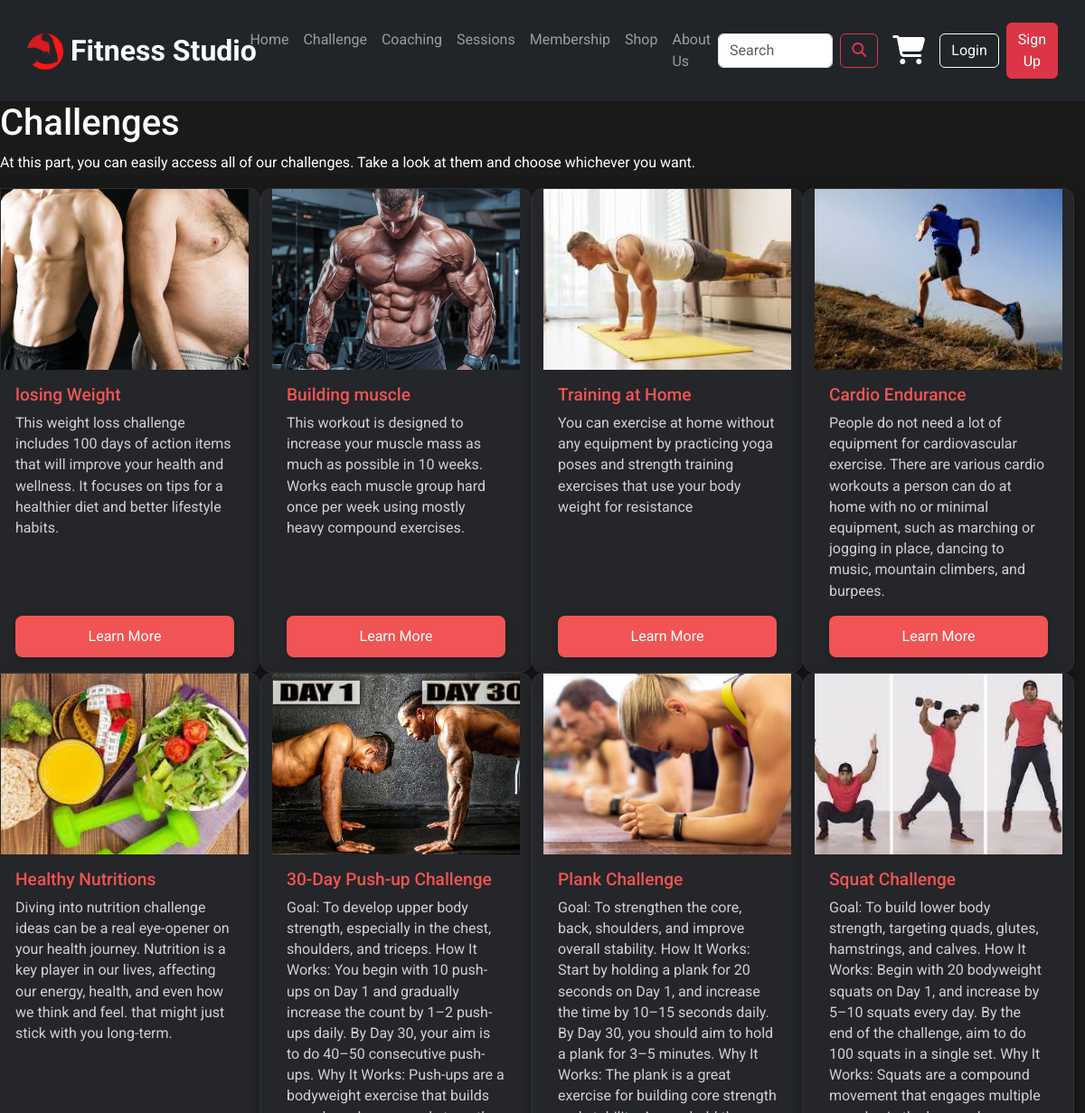
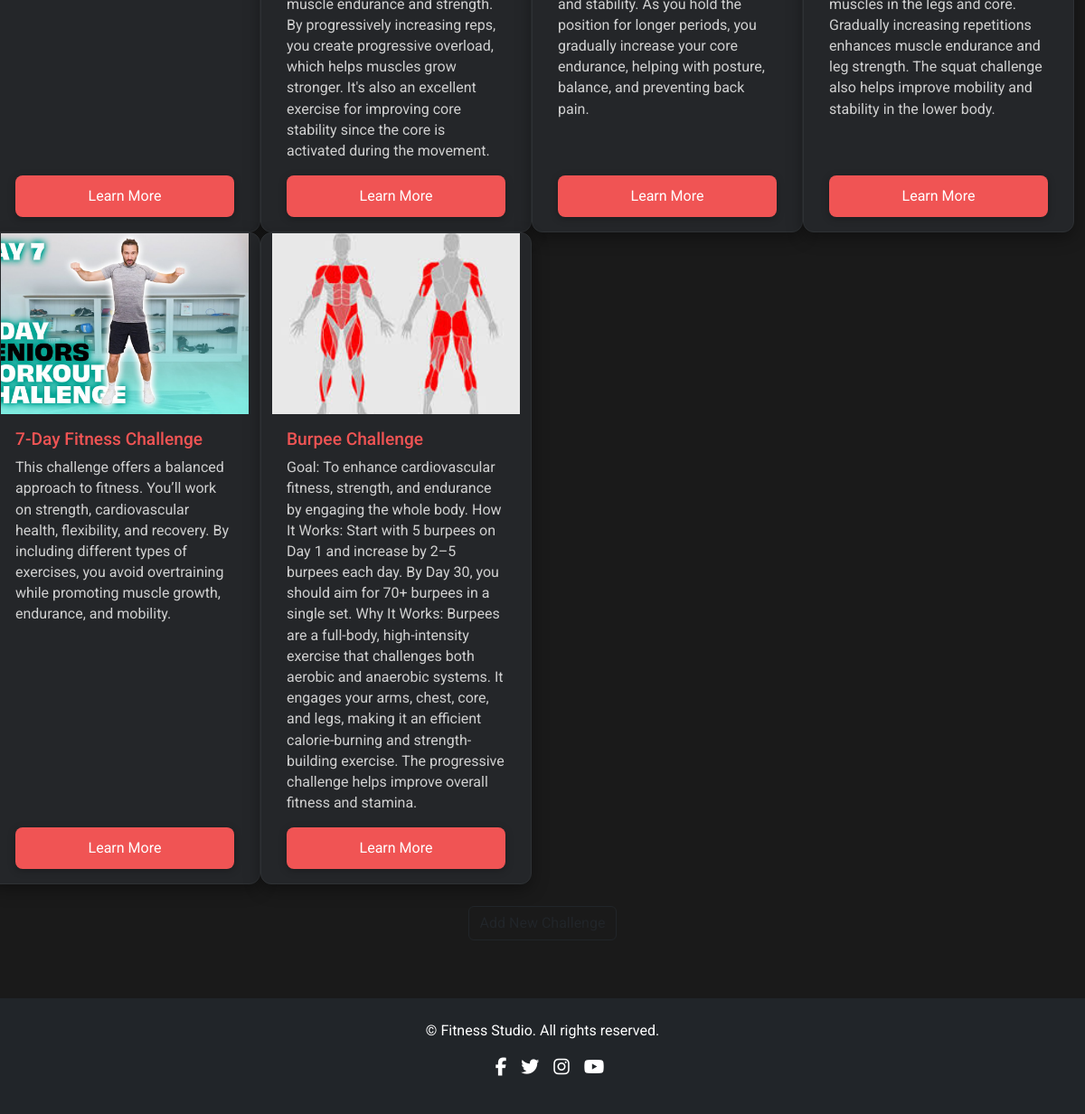
The app's page /challenge/ with its own data (2 pictures, top to bottom).
### Fitness/models.py (models this page shows, shortened)
class Challenge(models.Model):
    c_id = models.AutoField(primary_key=True)  # Ensure unique ID is auto-generated
    title = models.CharField(max_length=100)
    description = models.TextField()  # Short description for the challenge
    details = models.TextField(null=True, blank=True)
    image = models.ImageField(upload_to='Challenge_image/', blank=True, null=True)

### Fitness/views.py (the view)
# urls.py: path('challenge/', f_views.challenges, name='challenge'),
def challenges(request):
    challenges = Challenge.objects.all()
    context = {
        'challenge': challenges
    }
    return render(request, template_name='Fitness/challenge.html', context= context)

### templates/Fitness/challenge.html
{% extends 'base.html' %}
{% load static %}
{% block content %}
<link rel="stylesheet" href="{% static 'challenge.css' %}">
<body3>
    <h1>Challenges</h1>
    <p>At this part, you can easily access all of our challenges. Take a look at them and choose whichever you want.</p>
     <div class="row">
        {% for challenge in challenge %}
        <div class="challenge-card">
            {% if challenge.image %}
                <img src="{{ challenge.image.url }}" class="card-img-top" alt="{{ challenge.title }}" style="width: 100%; height: 200px; object-fit: cover;">
                {% else %}
                <img src="https://via.placeholder.com/150" class="card-img-top" alt="No Image Available" style="width: 100%; height: 200px; object-fit: cover;">
                {% endif %}
            <h3>{{ challenge.title }}</h3>
            <p>{{ challenge.description }}</p>
            <a href="{% url 'challenge_detail' challenge.c_id %}" class="btn" >Learn More</a>
        </div>
        {% endfor %}
    </div>
<div class="card-footer p-3 pt-4 border-top-0 bg-transparent">
    <div class="text-center"><a class="btn btn-outline-dark mt-auto" href="{% url 'create_challenge'%}">Add New Challenge</a></div>
</div>
</body3>
{% endblock %}

### static/base.css (style rules this page uses)
body { font-family: 'Roboto', sans-serif; background-color: #1a1a1a; color: #fff; }
p { color: #fff; }

### static/challenge.css (style rules this page uses)
* { box-sizing: border-box; }
img { max-width: 100%; display: block; }
.challenge-card { width: 300px; display: flex; flex-direction: column; background: #242629; border: 1px solid #2e3134; border-radius: 12px; box-shadow: 0 6px 18px rgba(0,0,0,.35); overflow: hidden; text-align: left; transition: transform .25s, box-shadow .25s; }
.card-img-top { height: 200px; object-fit: cover; }
.challenge-card h3 { margin: 16px 16px 8px; font-size: 1.2rem; color: #f05454; }
.challenge-card p { margin: 0 16px 16px; color: #d0d0d0; line-height: 1.45; flex: 1; }
.challenge-card .btn { display: block; margin: 0 16px 16px; padding: 10px 14px; text-align: center; background: #f05454; color: #fff; border-radius: 8px; text-decoration: none; box-shadow: 0 2px 8px rgba(0,0,0,.25); transition: background .2s, transform .05s, box-shadow .2s; }

### records on screen
Challenge: image (picture), title "losing Weight", description "This weight loss challenge includes 100 days of action items that will improve your health and wellness. It focuses on tips for a healthier diet and better lifestyle habits."
Challenge: image (picture), title "Building muscle", description "This workout is designed to increase your muscle mass as much as possible in 10 weeks. Works each muscle group hard once per week using mostly heavy compound exercises."
Challenge: image (picture), title "Training at Home", description "You can exercise at home without any equipment by practicing yoga poses and strength training exercises that use your body weight for resistance"
Challenge: image (picture), title "Cardio Endurance", description "People do not need a lot of equipment for cardiovascular exercise. There are various cardio workouts a person can do at home with no or minimal equipment, such as marching or jogging in place, dancing to music, mountain climbers, and burpees."
Challenge: image (picture), title "Healthy Nutritions", description "Diving into nutrition challenge ideas can be a real eye-opener on your health journey. Nutrition is a key player in our lives, affecting our energy, health, and even how we think and feel. that might just stick with you long-term."
Challenge: image (placeholder picture), title "30-Day Push-up Challenge", description "Goal: To develop upper body strength, especially in the chest, shoulders, and triceps. How It Works: You begin with 10 push-ups on Day 1 and gradually increase the count by 1–2 push-ups daily. By Day 30, your aim is to do 40–50 consecutive push-ups. Why It Works: Push-ups are a bodyweight exercise that builds muscle endurance and strength. By progressively increasing reps, you create progressive overload, which helps muscles grow stronger. It's also an excellent exercise for improving core stability since the core is activated during the movement."
Challenge: image (picture), title "Plank Challenge", description "Goal: To strengthen the core, back, shoulders, and improve overall stability. How It Works: Start by holding a plank for 20 seconds on Day 1, and increase the time by 10–15 seconds daily. By Day 30, you should aim to hold a plank for 3–5 minutes. Why It Works: The plank is a great exercise for building core strength and stability. As you hold the position for longer periods, you gradually increase your core endurance, helping with posture, balance, and preventing back pain."
Challenge: image (picture), title "Squat Challenge", description "Goal: To build lower body strength, targeting quads, glutes, hamstrings, and calves. How It Works: Begin with 20 bodyweight squats on Day 1, and increase by 5–10 squats every day. By the end of the challenge, aim to do 100 squats in a single set. Why It Works: Squats are a compound movement that engages multiple muscles in the legs and core. Gradually increasing repetitions enhances muscle endurance and leg strength. The squat challenge also helps improve mobility and stability in the lower body."
Challenge: image (placeholder picture), title "7-Day Fitness Challenge", description "This challenge offers a balanced approach to fitness. You’ll work on strength, cardiovascular health, flexibility, and recovery. By including different types of exercises, you avoid overtraining while promoting muscle growth, endurance, and mobility."
Challenge: image (picture), title "Burpee Challenge", description "Goal: To enhance cardiovascular fitness, strength, and endurance by engaging the whole body. How It Works: Start with 5 burpees on Day 1 and increase by 2–5 burpees each day. By Day 30, you should aim for 70+ burpees in a single set. Why It Works: Burpees are a full-body, high-intensity exercise that challenges both aerobic and anaerobic systems. It engages your arms, chest, core, and legs, making it an efficient calorie-burning and strength-building exercise. The progressive challenge helps improve overall fitness and stamina."
